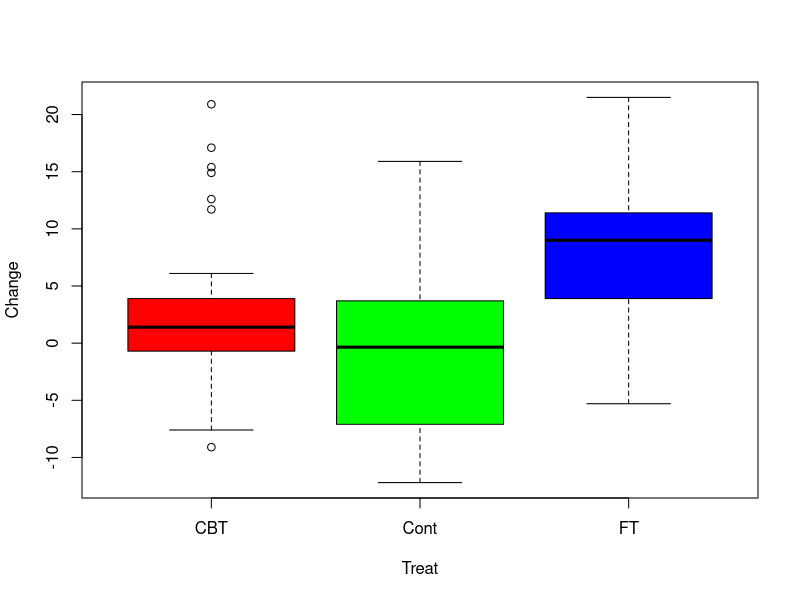
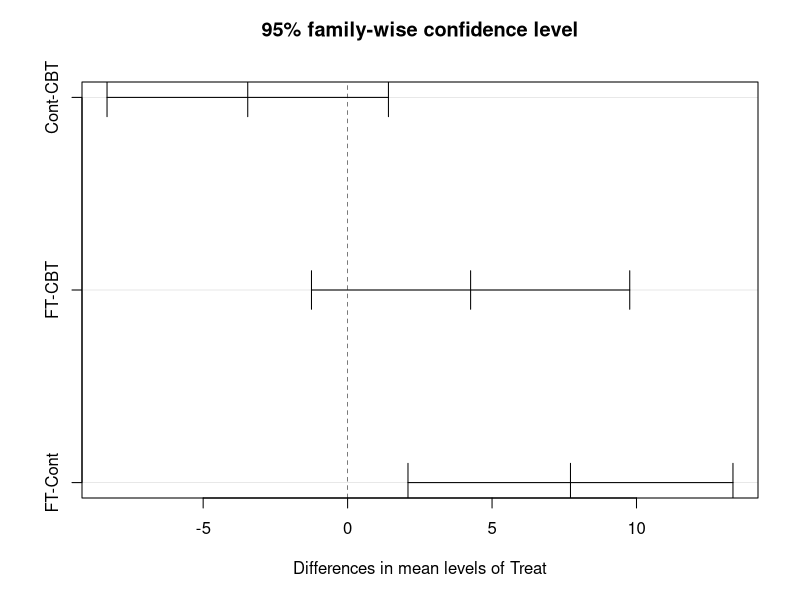
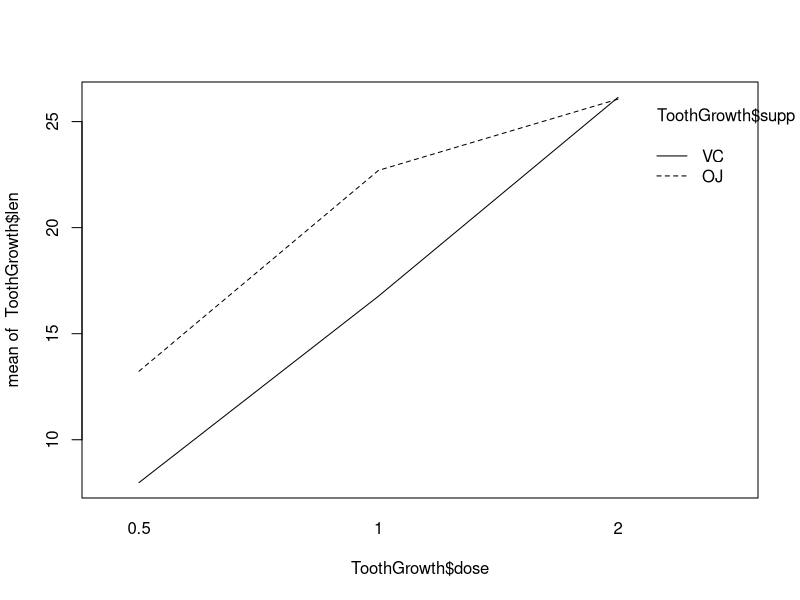

The R script that drew these images, in order:
#################################################
# Statistical Analysis with BioMedical Data (II)#
#################################################

# Chi-Square Test (적합성검정)
chisq.test(c(24,16), p=c(0.7,0.3))

# (독립성검정) 두 변수가 독립인지 검정
countTable <- matrix( c(10845, 180, 10933, 104), nrow=2, byrow=TRUE)
rownames(countTable) <- c("Placebo", "Aspirin")
colnames(countTable) <- c("No Heart Attack", "Heart Attack")
# 아스피린 처방과 심장마비가 상호 독립적인지 아닌지 검정
chisq.test(countTable)


# 신생아 저체중과 산모데이터 로드
library(MASS)
head(birthwt) # 데이터 확인

birthwt$smoke <- factor(birthwt$smoke, labels = c("Non Smoker", "Smoker"))
birthwt$low <- factor( birthwt$low, label=c("No", "Yes"))
smoke_low_tb <- table( birthwt$smoke, birthwt$low)

# 2x2 분할표를 input 하여 독립성 검정
chisq.test(smoke_low_tb)



# fisher test
TeaTasting <- matrix( c(3, 1, 1, 3), nrow=2 )
fisher.test( TeaTasting )


# Cocran-Armitage Tend Test
prop.trend.test( c(13,7,21), c(42,14,28))

chisq.test(matrix(c(13, 29, 10, 4, 10, 18), ncol=3))


# McNemar's Test
mcnemar.test(matrix(c(5,15,5,7), ncol=2))



# CrossTable()함수
install.packages("gmodels")
library(gmodels)
CrossTable(countTable, fisher = TRUE, chisq = TRUE, mcnemar = TRUE, expected = TRUE, sresid = TRUE, format="SPSS")





# ANOVA Test
# 3개 이상 다수의 집단을 비교하고자 할 떄
attach(anorexia)
Change <- Postwt - Prewt
boxplot( Change ~ Treat, col=rainbow(3))
# 3개의 집단, 대조군, 가족치료(FT), CBT 치료 결과 변화 시각화

aov.out <- aov( Change ~ Treat )
summary(aov.out)
# ANOVA 결과 pr<0.001 이므로 세가지 치료방법에 따라 몸무게 평균변화가 있음 


# 사후검정
# 3 집단간에 어떤 집단의 모평균이 차이가 나는지 알기 위해서 다중비교


# Tukey 사후검정
TukeyHSD( aov.out )
# 2집단간 pairwise 하게 비교하는 결과가 나옴, FT-Cont p = 0.0045127 유의한것을 알수 있음
plot(TukeyHSD(aov.out))

# LSD 검정 함수
pairwise.t.test( Change, Treat) #본페로니 보정 결과 유의한 값 도출 p=0.0048



getwd()
setwd("/Users/SJY/Documents/유전체 분석과정/lecture04")
teaching_time <- read.table("teaching_time.txt", header = TRUE, sep=" ")


#반복이 없는 이원분산분석 ( two-way ANOVA )
aov.out <- aov(days ~ ageGroup + method, data=teaching_time)
summary(aov.out)


# 반복이 있는 이원분산분석
summary(ToothGrowth)
ToothGrowth$dose <- factor(ToothGrowth$dose)
summary(ToothGrowth)

aov.out <- aov( len ~ supp*dose, data=ToothGrowth )
summary(aov.out)

# 교호작용
interaction.plot(ToothGrowth$dose, ToothGrowth$supp, ToothGrowth$len)
# interaction.plot( pred1, pred2, resp ) pred1, pred2 : 범주형 예측 변수, resp:반응변수 이빨의 길이
